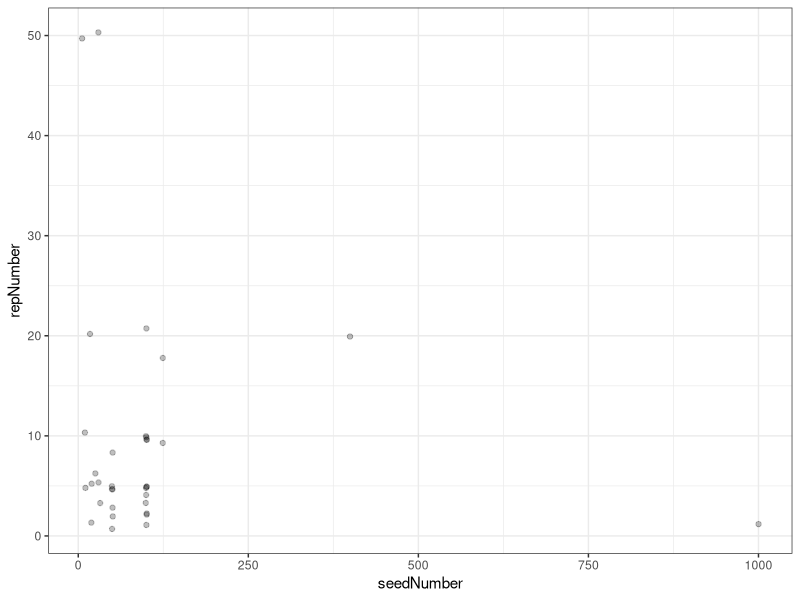
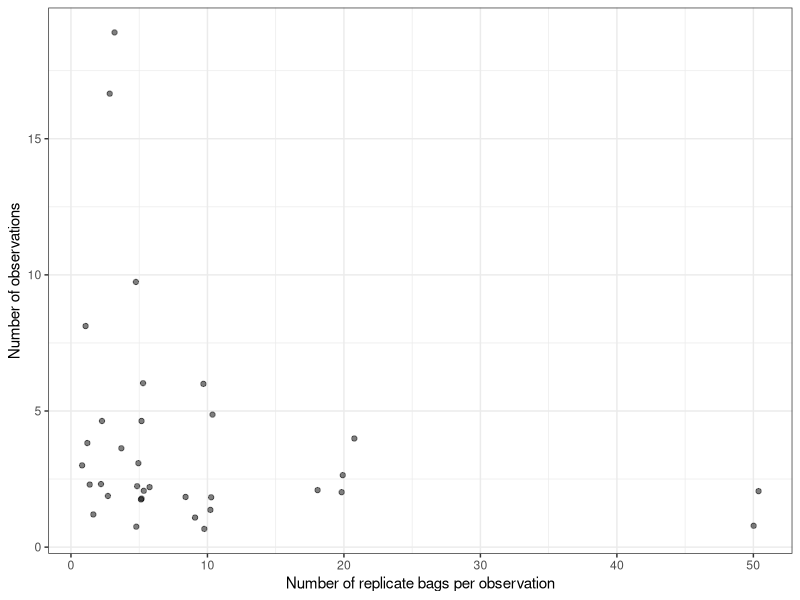
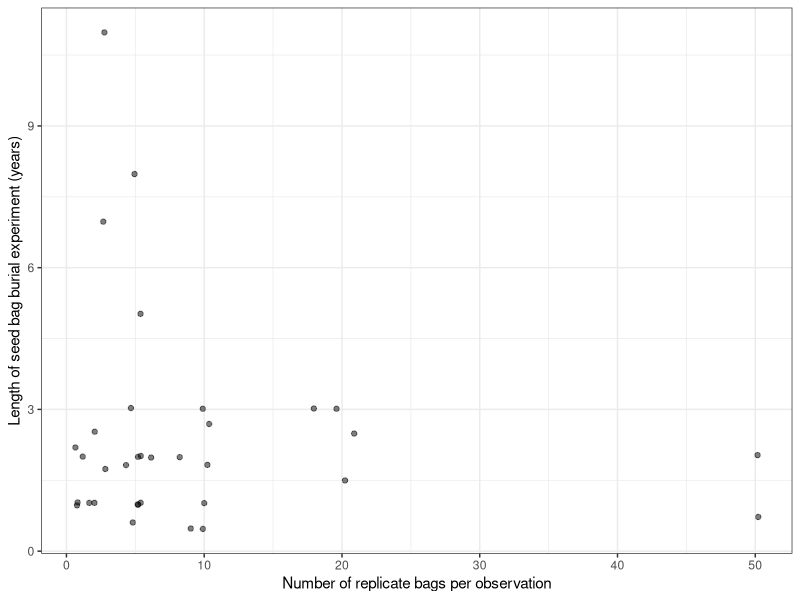
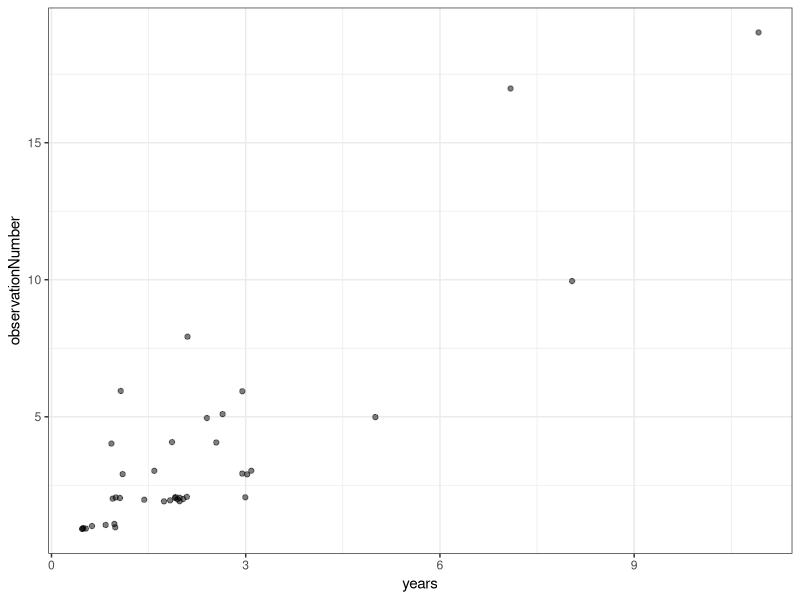
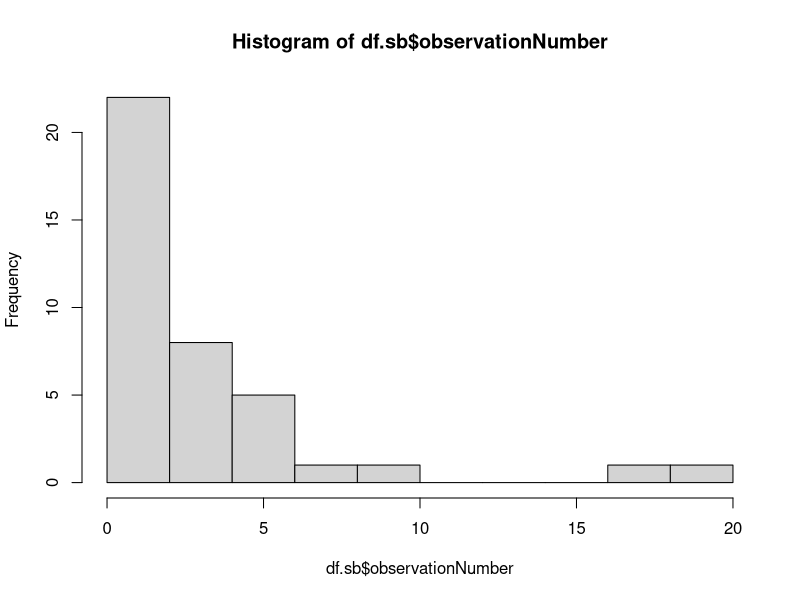
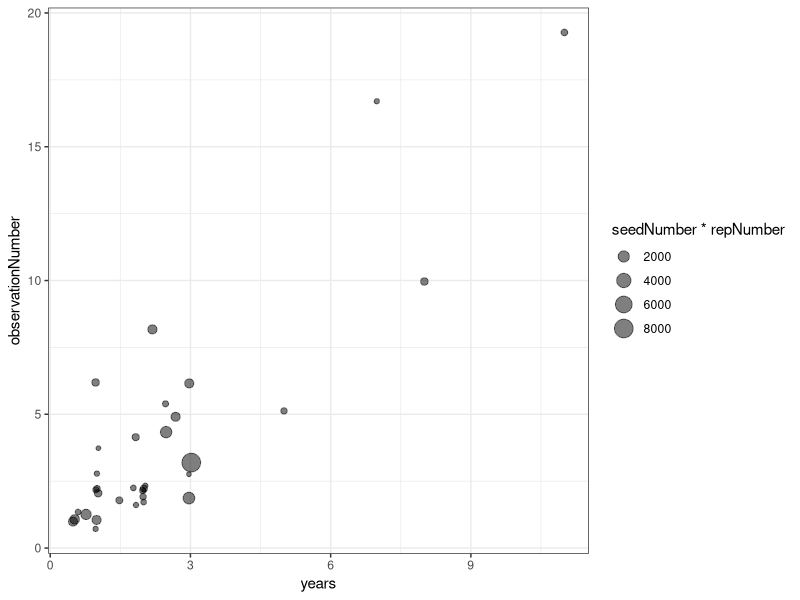
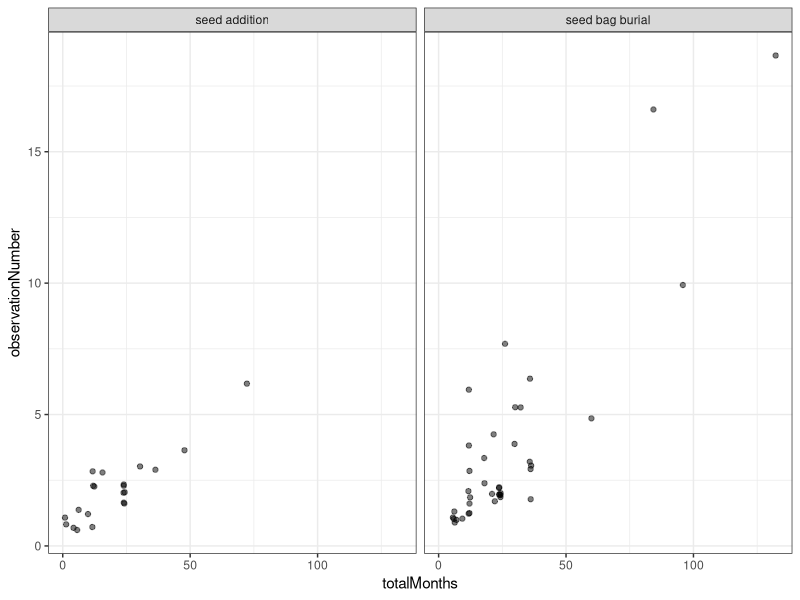
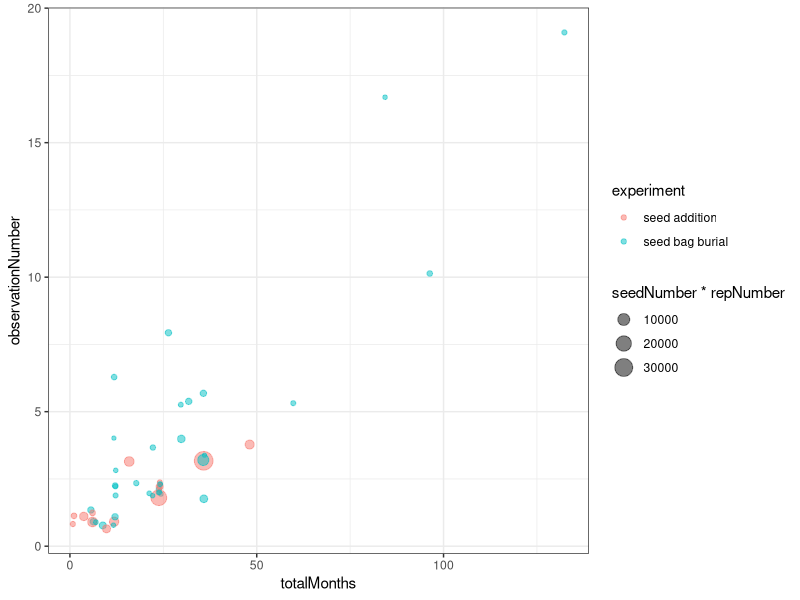

The R source for these figures, in order:
####
####
# Analyze literature synthesis for supplement
####
####

# - Libraries ----
library(tidyverse)

# - Read data ----
# table of literature survey
df <- read.csv("data/01_literatureSynthesis/table-literature-survey.csv",header=TRUE)

# - Exploratory plots ----
# - + Seed bag data ----
df.sb  <-  df %>%
  dplyr::filter(experiment=="seed bag burial") %>%
  dplyr::mutate(years=totalMonths/12)

ggplot(df.sb) +
  geom_jitter(aes(x=seedNumber,y=repNumber),alpha=0.25) +
  theme_bw()

ggplot(df.sb) +
  geom_jitter(aes(x=repNumber,y=observationNumber),alpha=0.5) +
  theme_bw() +
  xlab("Number of replicate bags per observation") +
  ylab("Number of observations")

ggplot(df.sb) +
  geom_jitter(aes(x=repNumber,y=years),alpha=0.5) +
  theme_bw() +
  xlab("Number of replicate bags per observation") +
  ylab("Length of seed bag burial experiment (years)")

ggplot(df.sb) +
  geom_jitter(aes(x=years,y=observationNumber),alpha=0.5,height=0.1,width=0.1) +
  theme_bw()

hist(df.sb$observationNumber,breaks=10)

ggplot(df.sb) +
  geom_jitter(aes(x=years,y=observationNumber,size=seedNumber*repNumber),alpha=0.5) +
  theme_bw()

# - + Seed bag data and seed addition data ----
df2 <- df %>% dplyr::filter(experiment %in% c("seed addition","seed bag burial"))

ggplot(df2) +
  geom_jitter(aes(x=totalMonths,y=observationNumber),alpha=0.5) +
  facet_wrap(~experiment) +
  theme_bw()

ggplot(df2) +
  geom_jitter(aes(x=totalMonths,y=observationNumber,size=seedNumber*repNumber,color=experiment),alpha=0.5) +
  theme_bw()

# - Plots for supplement ----

df %>% 
  dplyr::filter(experiment %in% c("seed addition","seed bag burial")) %>%
  dplyr::group_by(experiment) %>%
  dplyr::summarise(n())

df <- df %>% 
  dplyr::filter(experiment %in% c("seed addition","seed bag burial")) 

dev.off()

# - +Summarize data ----

years <- c(1990,1995,2000,2005,2010,2015,2020)
summaryMat <- matrix(NA,nrow=6,ncol=2)
for(i in 1:(length(years)-1)){
  dfSub <- df[df$pubDate %in% (years[i]:years[i+1]),]
  dfVec <- dfSub %>% dplyr::group_by(experiment) %>%
    dplyr::summarise(n=n())
  summaryMat[i,] <- dfVec$n
}

dfSummary <- df %>% 
  dplyr::group_by(experiment,pubDate) %>%
  dplyr::summarise(n=n())

dfBag <- dfSummary[dfSummary$experiment=="seed bag burial",] %>% ungroup
dfAddition <- dfSummary[dfSummary$experiment=="seed addition",] %>% ungroup

# - ++ Output parameters ----
pt12 = 1
pt10 = 10/12
pt9 = 9/12
pt8 = 8/12
pt7 = 7/12

par(oma = c(2.5,4,0,0) + 0.1,
    mar = c(1,0,1,1) + 0.1)

# - +Panel A ----
# plots describing publication data

pdf("products/figures/figure-meta-1.pdf",width=6,height=6)

par(mfrow=c(1,1))
plot(NA,xlim=c(1990,2021),
     ylim=c(0,6),
     xlab="Publication year",main='',ylab="Number of papers",cex=pt10,cex.axis=pt12,cex.lab=pt12)
rect(xleft=dfBag$pubDate-.45,xright=dfBag$pubDate,
     ybottom=0,ytop=dfBag$n,col='black',border='white')
rect(xleft=dfAddition$pubDate,xright=dfAddition$pubDate+.45,
     ybottom=0,ytop=dfAddition$n,col='orange',border='white')
legend("topleft",bty='n',cex=pt10,
       c("Demographic model parameterized with seed bag burial experiments",
       "Demographic model parameterized with seed addition experiments"),
       pch=15,col=c('black','orange'))

dev.off()

# - +Summarize # observations ----
dfSummary=df %>% 
  dplyr::group_by(experiment,observationNumber) %>%
  dplyr::summarise(n=n())

dfBag = dfSummary[dfSummary$experiment=="seed bag burial",] %>% ungroup
dfAddition = dfSummary[dfSummary$experiment=="seed addition",] %>% ungroup

pdf("products/figures/figure-meta-2.pdf",width=6,height=6)

# - +Panel B ----
#  plots describing publication data
par(mfrow=c(1,1))
plot(NA,
     ylim=c(0,14),xlim=c(0,20),
     xlab="Number of experimental observations",main='',ylab="Number of papers",cex=pt10,cex.axis=pt12,cex.lab=pt12)
rect(xleft=dfBag$observationNumber-.45,xright=dfBag$observationNumber,
     ybottom=0,ytop=dfBag$n,col='black',border='white')
rect(xleft=dfAddition$observationNumber,xright=dfAddition$observationNumber+.45,
     ybottom=0,ytop=dfAddition$n,col='orange',border='white')

dev.off()

# - +Split by experiment ----
dfBag = df[df$experiment=="seed bag burial",]
dfAddition = df[df$experiment=="seed addition",]

# - +Panel C ----
#  summarize experiments by length vs. # observations

pdf("products/figures/figure-meta-3.pdf",width=6,height=6)

par(mfcol=c(1,1))
plot(dfBag$totalMonths,dfBag$observationNumber,
     pch=16,xlim=c(0,140),ylim=c(0,20),type='n',
     xlab="Length of experiment (months)",
     ylab="Number of experimental observations",cex=1,cex.axis=pt12,cex.lab=pt12)
abline(a=0,b=1/12,lty='dashed')
points(dfAddition$totalMonths,dfAddition$observationNumber,pch=21,bg='white',col='orange',cex=1.5)
points(dfBag$totalMonths,dfBag$observationNumber,pch=21,col='black',cex=1)

dev.off()

# - +Panel D ----
#  summarize by sample size vs # observations
pdf("products/figures/figure-meta-4.pdf",width=6,height=6)

par(mfcol=c(1,1))
plot(dfBag$repNumber*dfBag$seedNumber,dfBag$observationNumber,
     pch=16,type='n',xlim=c(0,9000),ylim=c(0,20),
     xlab="Total number of seeds per observation",
     ylab="Number of experimental observations",cex.axis=pt12,cex.lab=pt12)
points(dfAddition$repNumber*dfAddition$seedNumber,dfAddition$observationNumber,pch=21,bg='white',col='orange',cex=1.5)
points(dfBag$repNumber*dfBag$seedNumber,dfBag$observationNumber,pch=21,col='black',cex=1)

dev.off()